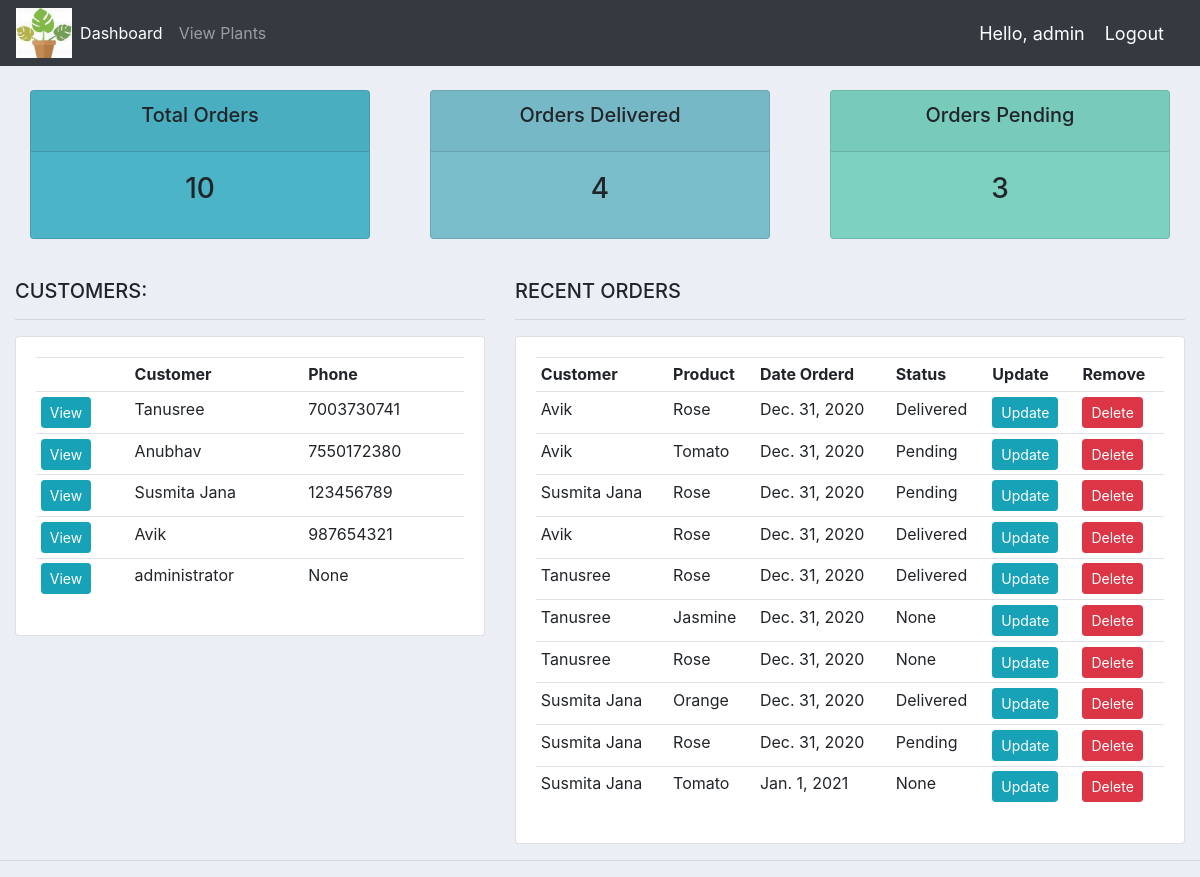
Screenshot of / (signed in) with the database file from the repository.
### firstpage/models.py (models this page shows, shortened)
class Customer(models.Model):
    user = models.OneToOneField(User,null=True, on_delete=models.CASCADE)
    name = models.CharField(max_length=200,null=True)
    email = models.CharField(max_length=200,null=True)
    phone = models.CharField(max_length=200,null=True)
    profile_pic = models.ImageField(default="default_profile_pic.png",null=True,blank=True)
    '''
    def __str__(self):
        return self.name'''

class CartOrders(models.Model):
    STATUS = (
    ('Pending','Pending'),
    ('Delivered','Delivered'),
    )
    customer = models.ForeignKey(Customer,null=True, on_delete=models.CASCADE)
    plants = models.ForeignKey(Plants,null=True, on_delete=models.CASCADE)
    date = models.DateField(default=datetime.datetime.today)
    quantity = models.IntegerField(default=1)
    price = models.IntegerField(default=0)
    phone = models.CharField(max_length=200,null=True)
    address = models.CharField(max_length=200,null=True)
    status = models.CharField(max_length=200,null=True,choices=STATUS)

class Plants(models.Model):
    CATEGORY = (
     ('Flower','Flower'),
     ('Fruits','Fruits'),
     ('Vegetables','Vegetables'),
    )
    name = models.CharField(max_length=200,null=True)
    plant_id = models.IntegerField(max_length=200)
    price = models.FloatField(max_length=200)
    category = models.CharField(max_length=200,null=True,choices=CATEGORY)
    image = models.ImageField(default="rose.jpg",null=True,blank=True)
    tags = models.ManyToManyField(Tag)
    def __str__(self):
        return self.name

### firstpage/decorators.py (the view)
	def wrapper_function(request, *args, **kwargs):
		group = None
		if request.user.groups.exists():
			group = request.user.groups.all()[0].name
		if group == 'customer':
			return redirect('user-page')
		if group == 'admin':
			return view_func(request, *args, **kwargs)

### firstpage/views.py (called while the page is built)
@login_required(login_url='login')
@admin_only
def home(request):
    orders= CartOrders.objects.all()
    customers = Customer.objects.all()
    total_customers = customers.count()
    total_orders = orders.count()
    delivered = orders.filter(status='Delivered').count()
    pending = orders.filter(status='Pending').count()
    context = {'orders':orders,'customers':customers,'total_orders':total_orders,'delivered':delivered,'pending':pending}
    return render(request, 'firstpage/dashboard.html',context)

### firstpage/templates/firstpage/dashboard.html
{%  extends 'firstpage/main.html' %}
{% block content %}
{% include 'firstpage/status.html' %}
<br>
<div class="row">
	<div class="col-md-5">
		<h5>CUSTOMERS:</h5>
		<hr>
		<div class="card card-body">
			<table class="table table-sm">
				<tr>
					<th></th>
					<th>Customer</th>
					<th>Phone</th>
				</tr>
                {% for customer in customers %}
                    <tr>
						<td><a class="btn btn-sm btn-info" href="{% url 'customer' customer.id %}">View</a></td>
                        <td>{{customer.name}}</td>
                        <td>{{customer.phone}}</td>
                    </tr>
                {% endfor %}
			</table>
		</div>
	</div>
	<div class="col-md-7">
		<h5>RECENT ORDERS</h5>
		<hr>
		<div class="card card-body">
			<table class="table table-sm">
				<tr>
					<th>Customer</th>
					<th>Product</th>
					<th>Date Orderd</th>
					<th>Status</th>
					<th>Update</th>
					<th>Remove</th>
				</tr>
                {% for order in orders %}
                    <tr>
						<td>{{order.customer.name}}</td>
                        <td>{{order.plants}}</td>
                        <td>{{order.date}}</td>
                        <td>{{order.status}}</td>
                        <td><a class="btn btn-sm btn-info" href="{% url 'update_order' order.id %}">Update</a></td>
                        <td><a class="btn btn-sm btn-danger" href="{% url 'delete_order' order.id %}">Delete</a></td>
                    </tr>
                {% endfor %}
			</table>
		</div>
	</div>
</div>
{% endblock %}

### firstpage/templates/firstpage/navbar.html (shortened to what this page needs)
{% load static %}
<nav class="navbar navbar-expand-lg navbar-dark bg-dark">
 <img class="logo-display" src="{% static 'images/companylogo.jpg' %}">
  <div class="collapse navbar-collapse" id="navbarNav">
    <ul class="navbar-nav">
    {% if request.user.is_staff %}
      <li class="nav-item active">
        <a class="nav-link" href="{% url 'home' %}">Dashboard</a>
      </li>
      <li class="nav-item">
        <a class="nav-link" href="{% url 'adminPlants' %}">View Plants</a>
      </li>
    {% endif %}
    </ul>
  </div>
  <span class="hello-msg">Hello, {{request.user}}</span>
  <span ><a  class="hello-msg" href="{% url 'logout' %}">Logout</a></span>
</nav>

### static/css/main.css (style rules this page uses)
body { background-color: #ebeff5; }

### firstpage/templates/firstpage/navbar.html (style rules this page uses)
.hello-msg { font-size: 18px; color: #fff; margin-right: 20px; }
.logo-display { max-width: 130px; height: 50px; }

### rows the page displays
Customer: name "Tanusree", phone "7003730741"
Customer: name "Anubhav", phone "7550172380"
Customer: name "Susmita Jana", phone "123456789"
Customer: name "Avik", phone "987654321"
Customer: name "administrator", phone "None"
CartOrders: customer.name "Avik", plants "Rose", date "Dec. 31, 2020", status "Delivered"
CartOrders: customer.name "Avik", plants "Tomato", date "Dec. 31, 2020", status "Pending"
CartOrders: customer.name "Susmita Jana", plants "Rose", date "Dec. 31, 2020", status "Pending"
CartOrders: customer.name "Avik", plants "Rose", date "Dec. 31, 2020", status "Delivered"
CartOrders: customer.name "Tanusree", plants "Rose", date "Dec. 31, 2020", status "Delivered"
CartOrders: customer.name "Tanusree", plants "Jasmine", date "Dec. 31, 2020", status "None"
CartOrders: customer.name "Tanusree", plants "Rose", date "Dec. 31, 2020", status "None"
CartOrders: customer.name "Susmita Jana", plants "Orange", date "Dec. 31, 2020", status "Delivered"
CartOrders: customer.name "Susmita Jana", plants "Rose", date "Dec. 31, 2020", status "Pending"
CartOrders: customer.name "Susmita Jana", plants "Tomato", date "Jan. 1, 2021", status "None"

### other values shown
{{ request.user }} "admin"
{{ total_orders }} "10"
{{ delivered }} "4"
{{ pending }} "3"
